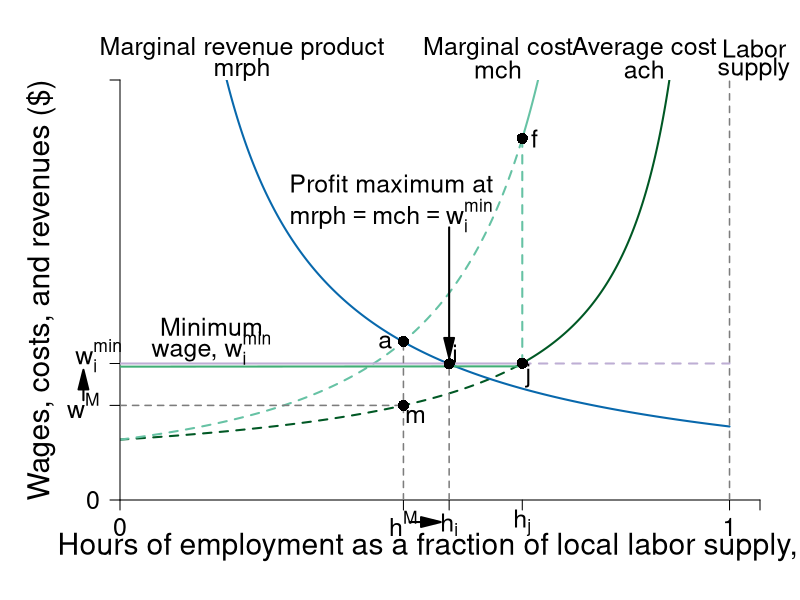

Source code (R):
require(shape)
require(plotrix)
pdf(file = "employment/monopsony_minwage_increase.pdf", width = 9, height = 7)

#Set parameters for graphics
axislabelsize <- 1.8
labelsize <- 1.5
namesize <- 1.8
annotatesize <- 1.5
graphlinewidth <- 2
segmentlinewidth <- 1.5

COL <- c("#7fc97f", "#beaed4", "#fdc086", "#ffff99", "#386cb0", "#f0027f", "#bf5b17", "#666666")
COLA <- c("#e0f3db", "#99d8c9","#66c2a4","#41ae76", "#238b45", "#005824")
COLB <- c("#c6dbef", "#4eb3d3", "#2b8cbe", "#0868ac","#084081")
COLC <- c("#fcfbfd", "#efedf5", "#dadaeb", "#bcbddc", "#9e9ac8", "#807dba", "#6a51a3", "#54278f", "#3f007d")
grays <- gray.colors(25, start = 1, end = 0)


WageFn <- function(h, ubar = 3, B = 2, t = 0.8) {
  B + ubar + (ubar - ubar*t +  ubar*t*h )/(t*(1 - h))
}

Mch <- function(h, ubar = 3, B = 2, t = 0.8) {
  B + ubar + (ubar - ubar*t +  ubar*t*h )/(t*(1 - h))+ (ubar*h)/(t*(1-h)^2)
}


MRP <- function(h, constant = 7, slope = 1){
  constant/(slope*h)
}

# mrp2 <- function(h, constant = 4, power = 2){
#   constant/(h^power)
# }

costRevSol <- function(h, constant = 7, ubar = 3, B = 2, t = 0.8){
  B + ubar + (ubar - ubar*t +  ubar*t*h )/(t*(1 - h)) + (ubar*h)/(t*(1-h)^2) - constant/h
}

#uniroot(costRevSol(x, constant = 7, ubar = 3, B = 2, t = 0.8), lower = 0.01, upper = 1)

par(mar =  c(5, 6, 4, 2))

xlims <- c(0, 1.05)
ylims <- c(0, 40)

plot(0, 0, xlim = xlims, ylim = ylims, type = "n",
     xlab = "",
     ylab = "",
     xaxt = "n", 
     yaxt = "n",
     cex.lab = axislabelsize, 
     bty = "n", 
     xaxs="i", 
     yaxs="i")

npts <- 500 
npts2 <- 501

#Guesses at intersections
LPoints <- c(0.465, 0.56) 
IPoints <- c(0.415, 0.54, 0.66)
BPoints <- c(0.37, 0.53, 0.78)

#Specify the sequences of points for graphing. 
xx1 <- seq(xlims[1], IPoints[3], length.out = npts)
xx2 <- seq(IPoints[3], 1, length.out = npts)
xx3 <- seq(xlims[1], IPoints[3], length.out = npts)
xx4 <- seq(IPoints[3], 1, length.out = npts)
xx5 <- seq(xlims[1], 1, length.out = npts)


#Draw the lines for the graphs
lines(xx3, WageFn(xx3), col = COLA[6], lwd = graphlinewidth, lty = 2)
lines(xx4, WageFn(xx4), col = COLA[6], lwd = graphlinewidth, lty = 1)
lines(xx1, Mch(xx1), col = COLA[3], lwd = graphlinewidth, lty = 2)
lines(xx2, Mch(xx2), col = COLA[3], lwd = graphlinewidth, lty = 1)
lines(xx5, MRP(xx5), col = COLB[4], lwd = graphlinewidth)
#lines(xx1, mrp2(xx1), col = COLB[4], lwd = graphlinewidth)

#lines(xx2, solowCondition(xx2, delta = 5), col = COL[3], lwd = 4)
#lines(xx2, solowInfeas(xx2, delta = 5), col = COL[1], lwd = 4, lty = 2)




#Customize ticks and labels for the plot
ticksy <- c(0, 13, WageFn(LPoints[1]), 40)
ylabels <- c(0, NA, expression(paste(w^M)), NA)
ticksx <- c(0,  LPoints[1], IPoints[2],  IPoints[3], 1, xlims[2])
xlabels <- c(0,  expression(paste(h^M)), expression(paste(h[i])), expression(paste(h[j])),  1.0, NA)
axis(1, at = ticksx, pos = 0, labels = xlabels, cex.axis = labelsize)
axis(2, at = ticksy, pos = 0, labels = ylabels, las = 1,cex.axis = labelsize)

text(-0.035, 13 + 0.75,  expression(paste(w[i]^min)), xpd = TRUE, cex = labelsize) 


#Axis labels 
text(0.5*xlims[2], -4.5,  expression(paste("Hours of employment as a fraction of local labor supply, ", h)), xpd = TRUE, cex = axislabelsize) 
text(-0.13, 0.5*ylims[2], expression(paste("Wages, costs, and revenues ($)")), xpd = TRUE, cex = axislabelsize, srt = 90) 


#Annotation of the  graphs
text(0.86, 43, expression(paste("Average cost")), cex = labelsize, xpd = TRUE)
text(0.86, 41, expression(paste(ach)), cex = labelsize, xpd = TRUE)

text(0.62, 43, expression(paste("Marginal cost")), cex = labelsize, xpd = TRUE)
text(0.62, 41, expression(paste(mch)), cex = labelsize, xpd = TRUE)

text(0.2, 43, expression(paste("Marginal revenue product")), cex = labelsize, xpd = TRUE)
text(0.2, 41, expression(paste(mrph)), cex = labelsize, xpd = TRUE)



#Labor supply
segments(1, 0, 1, 42, lty = 2, lwd = segmentlinewidth, col = grays[20])
text(1.04, 43, expression(paste("Labor")), cex = labelsize, xpd = TRUE)
text(1.04, 41, expression(paste("supply")), cex = labelsize, xpd = TRUE)

#Line for the absolute maximum quality
#segments(1, 0, 1, 42, lty = 2, lwd = 3, col = "darkgray")
#segments(0.75, 0, 0.75, 20, lty = 2, lwd = 2, col = "darkgray")

#Arrows(0.8, 15, 0.8, 19, col = "black", lty = 1, lwd = 2, arr.type = "triangle")
#Arrows(0.8, 15, 0.8, 6, col = "black", lty = 1, lwd = 2, arr.type = "triangle")
#text(0.92, 12.5, expression(paste("Employment Rent")))

#Text to indicate delta = 5
#text(0.2, 38, expression(paste("Wage Function")))
#text(0.2, 36, expression(paste("set to ", delta, " = 5")))


#Fixed wage comparison
#segments(0, 12.5, 1, 12.5, lty = 2, lwd = graphlinewidth, col = COLB[3])


#Guesses at intersections
LPoints <- c(0.465, 0.56) 
IPoints <- c(0.415, 0.54, 0.66)
# points(BPoints[2], Mch(BPoints[2]), pch = 16, col = "black", cex = 1.5)
# text(BPoints[2] + 0.02, Mch(BPoints[2]) - 1, expression(paste(m)), cex = labelsize)

#Binding minimum wage
segments(0, 13, IPoints[3], 13, lty = 1, lwd = graphlinewidth, col = COL[2])
segments(IPoints[3], 13, 1, 13, lty = 2, lwd = graphlinewidth, col = COL[2])

#Green part of min wage
segments(0, 13 - 0.3, IPoints[3], WageFn(IPoints[3]) - 0.3, lty = 1, lwd = graphlinewidth, col = COLA[4])

#Segment of discontinuous mch
segments(IPoints[3], 13, IPoints[3], Mch(IPoints[3]), lty = 2, lwd = graphlinewidth, col = COLA[3])


segments(IPoints[2], 0, IPoints[2], MRP(IPoints[2]), lty = 2, lwd = segmentlinewidth, col = grays[20])
points(IPoints[2], MRP(IPoints[2]), pch = 16, col = "black", cex = 1.5)
text(IPoints[2] + 0.01, MRP(IPoints[2]) + 1, expression(paste(i)), cex = labelsize)

points(IPoints[3], Mch(IPoints[3]), pch = 16, col = "black", cex = 1.5)
text(IPoints[3] + 0.02, Mch(IPoints[3]), expression(paste(f)), cex = labelsize)

# points(IPoints[1], Mch(IPoints[1]), pch = 16, col = "black", cex = 1.5)
# text(IPoints[1] + 0.01, Mch(IPoints[1]) - 1.2, expression(paste(g)), cex = labelsize)

points(IPoints[3], WageFn(IPoints[3]), pch = 16, col = "black", cex = 1.5)
text(IPoints[3] + 0.01, WageFn(IPoints[3]) - 1.2, expression(paste(j)), cex = labelsize)

#Segment to original monopsony outcome
#segments(0, Mch(LPoints[1]), LPoints[1], Mch(LPoints[1]), lty = 2, lwd = segmentlinewidth, col = grays[20])
segments(LPoints[1], 0 , LPoints[1], Mch(LPoints[1]), lty = 2, lwd = segmentlinewidth, col = grays[20])
segments(0, WageFn(LPoints[1]), LPoints[1], WageFn(LPoints[1]), lty = 2, lwd = segmentlinewidth, col = grays[20])

#Point where min wage intersects mc(h)
# points(IPoints[1], Mch(IPoints[1]), pch = 16, col = "black", cex = 1.5)
# text(IPoints[1] - 0.03, MRP(IPoints[1]), expression(paste(a)), cex = labelsize)


#Monopsony points
# points(LPoints[1], Mch(LPoints[1]), pch = 16, col = "black", cex = 1.5)
# text(LPoints[1] - 0.03, MRP(LPoints[1]), expression(paste(a)), cex = labelsize)
# points(LPoints[1], WageFn(LPoints[1]), pch = 16, col = "black", cex = 1.5)
# text(LPoints[1] + 0.02, WageFn(LPoints[1]) - 1, expression(paste(m)), cex = labelsize)



#Arrow to mrp = mcl
Arrows(IPoints[2], MRP(IPoints[2]) + 13, IPoints[2], MRP(LPoints[2]) + 2, col = "black", lty = 1, lwd = 2, arr.type = "triangle")
text(LPoints[1] - 0.02, Mch(LPoints[1]) + 15, expression(paste("Profit maximum at")), cex = labelsize)
text(LPoints[1]- 0.02, Mch(LPoints[1]) + 12, expression(paste(mrph == mch,phantom() == w[i]^min)), cex = labelsize)

#Arrows for effects of min wage
Arrows(LPoints[1] + 0.01, -2.1, IPoints[2] - 0.03, -2.1, col = "black", lty = 1, lwd = 2, arr.type = "triangle", xpd = TRUE)

Arrows(-0.06, WageFn(LPoints[1]) + 0.5, - 0.06, MRP(IPoints[2]) - 1.5, col = "black", lty = 1, lwd = 2, arr.type = "triangle", xpd = TRUE)


text(0.15, MRP(IPoints[2]) + 3.5, expression(paste("Minimum")), cex = labelsize)
text(0.15, MRP(IPoints[2]) + 1.5, expression(paste("wage, ", w[i]^min)), cex = labelsize)

# segments(LPoints[1], 0 , LPoints[1], Mch(LPoints[1]), lty = 2, lwd = segmentlinewidth, col = grays[20])
# segments(0, WageFn(LPoints[1]), LPoints[1], WageFn(LPoints[1]), lty = 2, lwd = segmentlinewidth, col = grays[20])



points(LPoints[1], Mch(LPoints[1]), pch = 16, col = "black", cex = 1.5)
text(LPoints[1] - 0.03, MRP(LPoints[1]), expression(paste(a)), cex = labelsize)


points(LPoints[1], WageFn(LPoints[1]), pch = 16, col = "black", cex = 1.5)
text(LPoints[1] + 0.02, WageFn(LPoints[1]) - 1, expression(paste(m)), cex = labelsize)


dev.off()
